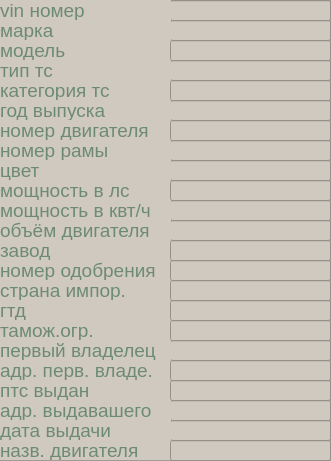
   <widget class="QFrame" name="frame_4">
    <property name="geometry">
     <rect>
      <x>380</x>
      <y>100</y>
      <width>331</width>
      <height>461</height>
     </rect>
    </property>
    <property name="styleSheet">
     <string notr="true">background-color: rgb(208, 201, 192);</string>
    </property>
    <property name="frameShape">
     <enum>QFrame::StyledPanel</enum>
    </property>
    <property name="frameShadow">
     <enum>QFrame::Raised</enum>
    </property>
    <widget class="QLineEdit" name="marka_line">
     <property name="geometry">
      <rect>
       <x>170</x>
       <y>20</y>
       <width>161</width>
       <height>21</height>
      </rect>
     </property>
     <property name="font">
      <font>
       <family>Arial</family>
       <pointsize>14</pointsize>
      </font>
     </property>
     <property name="styleSheet">
      <string notr="true">color: rgb(109, 139, 116);</string>
     </property>
    </widget>
    <widget class="QLineEdit" name="adress_of_issued_by_line">
     <property name="geometry">
      <rect>
       <x>170</x>
       <y>400</y>
       <width>161</width>
       <height>21</height>
      </rect>
     </property>
     <property name="font">
      <font>
       <family>Arial</family>
       <pointsize>14</pointsize>
      </font>
     </property>
     <property name="styleSheet">
      <string notr="true">color: rgb(109, 139, 116);</string>
     </property>
    </widget>
    <widget class="QLineEdit" name="shassi_number_line">
     <property name="geometry">
      <rect>
       <x>170</x>
       <y>140</y>
       <width>161</width>
       <height>21</height>
      </rect>
     </property>
     <property name="font">
      <font>
       <family>Arial</family>
       <pointsize>14</pointsize>
      </font>
     </property>
     <property name="styleSheet">
      <string notr="true">color: rgb(109, 139, 116);</string>
     </property>
    </widget>
    <widget class="QLabel" name="login_lable_22">
     <property name="geometry">
      <rect>
       <x>0</x>
       <y>180</y>
       <width>171</width>
       <height>20</height>
      </rect>
     </property>
     <property name="font">
      <font>
       <family>Arial</family>
       <pointsize>14</pointsize>
      </font>
     </property>
     <property name="styleSheet">
      <string notr="true">color: rgb(109, 139, 116);</string>
     </property>
     <property name="text">
      <string>мощность в лс</string>
     </property>
    </widget>
    <widget class="QLineEdit" name="year_of_isse_line">
     <property name="geometry">
      <rect>
       <x>170</x>
       <y>100</y>
       <width>161</width>
       <height>21</height>
      </rect>
     </property>
     <property name="font">
      <font>
       <family>Arial</family>
       <pointsize>14</pointsize>
      </font>
     </property>
     <property name="styleSheet">
      <string notr="true">color: rgb(109, 139, 116);</string>
     </property>
    </widget>
    <widget class="QLineEdit" name="vin_number_line">
     <property name="geometry">
      <rect>
       <x>170</x>
       <y>0</y>
       <width>161</width>
       <height>21</height>
      </rect>
     </property>
     <property name="font">
      <font>
       <family>Arial</family>
       <pointsize>14</pointsize>
      </font>
     </property>
     <property name="styleSheet">
      <string notr="true">color: rgb(109, 139, 116);</string>
     </property>
    </widget>
    <widget class="QLabel" name="login_lable_18">
     <property name="geometry">
      <rect>
       <x>0</x>
       <y>0</y>
       <width>171</width>
       <height>20</height>
      </rect>
     </property>
     <property name="font">
      <font>
       <family>Arial</family>
       <pointsize>14</pointsize>
      </font>
     </property>
     <property name="styleSheet">
      <string notr="true">color: rgb(109, 139, 116);</string>
     </property>
     <property name="text">
      <string>vin номер</string>
     </property>
    </widget>
    <widget class="QLabel" name="login_lable_32">
     <property name="geometry">
      <rect>
       <x>0</x>
       <y>240</y>
       <width>171</width>
       <height>20</height>
      </rect>
     </property>
     <property name="font">
      <font>
       <family>Arial</family>
       <pointsize>14</pointsize>
      </font>
     </property>
     <property name="styleSheet">
      <string notr="true">color: rgb(109, 139, 116);</string>
     </property>
     <property name="text">
      <string>завод</string>
     </property>
    </widget>
    <widget class="QLabel" name="login_lable_37">
     <property name="geometry">
      <rect>
       <x>0</x>
       <y>260</y>
       <width>171</width>
       <height>20</height>
      </rect>
     </property>
     <property name="font">
      <font>
       <family>Arial</family>
       <pointsize>14</pointsize>
      </font>
     </property>
     <property name="styleSheet">
      <string notr="true">color: rgb(109, 139, 116);</string>
     </property>
     <property name="text">
      <string>номер одобрения</string>
     </property>
    </widget>
    <widget class="QLineEdit" name="engine_size_line">
     <property name="geometry">
      <rect>
       <x>170</x>
       <y>220</y>
       <width>161</width>
       <height>21</height>
      </rect>
     </property>
     <property name="font">
      <font>
       <family>Arial</family>
       <pointsize>14</pointsize>
      </font>
     </property>
     <property name="styleSheet">
      <string notr="true">color: rgb(109, 139, 116);</string>
     </property>
    </widget>
    <widget class="QLabel" name="login_lable_25">
     <property name="geometry">
      <rect>
       <x>0</x>
       <y>40</y>
       <width>171</width>
       <height>20</height>
      </rect>
     </property>
     <property name="font">
      <font>
       <family>Arial</family>
       <pointsize>14</pointsize>
      </font>
     </property>
     <property name="styleSheet">
      <string notr="true">color: rgb(109, 139, 116);</string>
     </property>
     <property name="text">
      <string>модель</string>
     </property>
    </widget>
    <widget class="QLineEdit" name="color_line">
     <property name="geometry">
      <rect>
       <x>170</x>
       <y>160</y>
       <width>161</width>
       <height>21</height>
      </rect>
     </property>
     <property name="font">
      <font>
       <family>Arial</family>
       <pointsize>14</pointsize>
      </font>
     </property>
     <property name="styleSheet">
      <string notr="true">color: rgb(109, 139, 116);</string>
     </property>
    </widget>
    <widget class="QLabel" name="login_lable_35">
     <property name="geometry">
      <rect>
       <x>0</x>
       <y>300</y>
       <width>171</width>
       <height>20</height>
      </rect>
     </property>
     <property name="font">
      <font>
       <family>Arial</family>
       <pointsize>14</pointsize>
      </font>
     </property>
     <property name="styleSheet">
      <string notr="true">color: rgb(109, 139, 116);</string>
     </property>
     <property name="text">
      <string>гтд</string>
     </property>
    </widget>
    <widget class="QLabel" name="login_lable_24">
     <property name="geometry">
      <rect>
       <x>0</x>
       <y>80</y>
       <width>171</width>
       <height>20</height>
      </rect>
     </property>
     <property name="font">
      <font>
       <family>Arial</family>
       <pointsize>14</pointsize>
      </font>
     </property>
     <property name="styleSheet">
      <string notr="true">color: rgb(109, 139, 116);</string>
     </property>
     <property name="text">
      <string>категория тс</string>
     </property>
    </widget>
    <widget class="QLabel" name="login_lable_29">
     <property name="geometry">
      <rect>
       <x>0</x>
       <y>380</y>
       <width>171</width>
       <height>20</height>
      </rect>
     </property>
     <property name="font">
      <font>
       <family>Arial</family>
       <pointsize>14</pointsize>
      </font>
     </property>
     <property name="styleSheet">
      <string notr="true">color: rgb(109, 139, 116);</string>
     </property>
     <property name="text">
      <string>птс выдан</string>
     </property>
    </widget>
    <widget class="QLineEdit" name="approval_number_line">
     <property name="geometry">
      <rect>
       <x>170</x>
       <y>260</y>
       <width>161</width>
       <height>21</height>
      </rect>
     </property>
     <property name="font">
      <font>
       <family>Arial</family>
       <pointsize>14</pointsize>
      </font>
     </property>
     <property name="styleSheet">
      <string notr="true">color: rgb(109, 139, 116);</string>
     </property>
    </widget>
    <widget class="QLineEdit" name="power_horse_line">
     <property name="geometry">
      <rect>
       <x>170</x>
       <y>180</y>
       <width>161</width>
       <height>21</height>
      </rect>
     </property>
     <property name="font">
      <font>
       <family>Arial</family>
       <pointsize>14</pointsize>
      </font>
     </property>
     <property name="styleSheet">
      <string notr="true">color: rgb(109, 139, 116);</string>
     </property>
    </widget>
    <widget class="QLabel" name="login_lable_19">
     <property name="geometry">
      <rect>
       <x>0</x>
       <y>20</y>
       <width>171</width>
       <height>20</height>
      </rect>
     </property>
     <property name="font">
      <font>
       <family>Arial</family>
       <pointsize>14</pointsize>
      </font>
     </property>
     <property name="styleSheet">
      <string notr="true">color: rgb(109, 139, 116);</string>
     </property>
     <property name="text">
      <string>марка</string>
     </property>
    </widget>
    <widget class="QLineEdit" name="car_type_line">
     <property name="geometry">
      <rect>
       <x>170</x>
       <y>60</y>
       <width>161</width>
       <height>21</height>
      </rect>
     </property>
     <property name="font">
      <font>
       <family>Arial</family>
       <pointsize>14</pointsize>
      </font>
     </property>
     <property name="styleSheet">
      <string notr="true">color: rgb(109, 139, 116);</string>
     </property>
    </widget>
    <widget class="QLabel" name="login_lable_40">
     <property name="geometry">
      <rect>
       <x>0</x>
       <y>400</y>
       <width>171</width>
       <height>20</height>
      </rect>
     </property>
     <property name="font">
      <font>
       <family>Arial</family>
       <pointsize>14</pointsize>
      </font>
     </property>
     <property name="styleSheet">
      <string notr="true">color: rgb(109, 139, 116);</string>
     </property>
     <property name="text">
      <string>адр. выдавашего</string>
     </property>
    </widget>
    <widget class="QLabel" name="login_lable_34">
     <property name="geometry">
      <rect>
       <x>0</x>
       <y>320</y>
       <width>171</width>
       <height>20</height>
      </rect>
     </property>
     <property name="font">
      <font>
       <family>Arial</family>
       <pointsize>14</pointsize>
      </font>
     </property>
     <property name="styleSheet">
      <string notr="true">color: rgb(109, 139, 116);</string>
     </property>
     <property name="text">
      <string>тамож.огр.</string>
     </property>
    </widget>
    <widget class="QLineEdit" name="date_of_isse_line">
     <property name="geometry">
      <rect>
       <x>170</x>
       <y>420</y>
       <width>161</width>
       <height>21</height>
      </rect>
     </property>
     <property name="font">
      <font>
       <family>Arial</family>
       <pointsize>14</pointsize>
      </font>
     </property>
     <property name="styleSheet">
      <string notr="true">color: rgb(109, 139, 116);</string>
     </property>
    </widget>
    <widget class="QLabel" name="login_lable_39">
     <property name="geometry">
      <rect>
       <x>0</x>
       <y>420</y>
       <width>171</width>
       <height>20</height>
      </rect>
     </property>
     <property name="font">
      <font>
       <family>Arial</family>
       <pointsize>14</pointsize>
      </font>
     </property>
     <property name="styleSheet">
      <string notr="true">color: rgb(109, 139, 116);</string>
     </property>
     <property name="text">
      <string>дата выдачи</string>
     </property>
    </widget>
    <widget class="QLabel" name="login_lable_20">
     <property name="geometry">
      <rect>
       <x>0</x>
       <y>120</y>
       <width>171</width>
       <height>20</height>
      </rect>
     </property>
     <property name="font">
      <font>
       <family>Arial</family>
       <pointsize>14</pointsize>
      </font>
     </property>
     <property name="styleSheet">
      <string notr="true">color: rgb(109, 139, 116);</string>
     </property>
     <property name="text">
      <string>номер двигателя</string>
     </property>
    </widget>
    <widget class="QLineEdit" name="issued_by_line">
     <property name="geometry">
      <rect>
       <x>170</x>
       <y>380</y>
       <width>161</width>
       <height>21</height>
      </rect>
     </property>
     <property name="font">
      <font>
       <family>Arial</family>
       <pointsize>14</pointsize>
      </font>
     </property>
     <property name="styleSheet">
      <string notr="true">color: rgb(109, 139, 116);</string>
     </property>
    </widget>
    <widget class="QLabel" name="login_lable_31">
     <property name="geometry">
      <rect>
       <x>0</x>
       <y>360</y>
       <width>171</width>
       <height>20</height>
      </rect>
     </property>
     <property name="font">
      <font>
       <family>Arial</family>
       <pointsize>14</pointsize>
      </font>
     </property>
     <property name="styleSheet">
      <string notr="true">color: rgb(109, 139, 116);</string>
     </property>
     <property name="text">
      <string>адр. перв. владе.</string>
     </property>
    </widget>
    <widget class="QLineEdit" name="model_line">
     <property name="geometry">
      <rect>
       <x>170</x>
       <y>40</y>
       <width>161</width>
       <height>21</height>
      </rect>
     </property>
     <property name="font">
      <font>
       <family>Arial</family>
       <pointsize>14</pointsize>
      </font>
     </property>
     <property name="styleSheet">
      <string notr="true">color: rgb(109, 139, 116);</string>
     </property>
    </widget>
    <widget class="QLabel" name="login_lable_36">
     <property name="geometry">
      <rect>
       <x>0</x>
       <y>280</y>
       <width>171</width>
       <height>20</height>
      </rect>
     </property>
     <property name="font">
      <font>
       <family>Arial</family>
       <pointsize>14</pointsize>
      </font>
     </property>
     <property name="styleSheet">
      <string notr="true">color: rgb(109, 139, 116);</string>
     </property>
     <property name="text">
      <string>страна импор.</string>
     </property>
    </widget>
    <widget class="QLabel" name="login_lable_21">
     <property name="geometry">
      <rect>
       <x>0</x>
       <y>100</y>
       <width>171</width>
       <height>20</height>
      </rect>
     </property>
     <property name="font">
      <font>
       <family>Arial</family>
       <pointsize>14</pointsize>
      </font>
     </property>
     <property name="styleSheet">
      <string notr="true">color: rgb(109, 139, 116);</string>
     </property>
     <property name="text">
      <string>год выпуска</string>
     </property>
    </widget>
    <widget class="QLineEdit" name="country_of_import_line">
     <property name="geometry">
      <rect>
       <x>170</x>
       <y>280</y>
       <width>161</width>
       <height>21</height>
      </rect>
     </property>
     <property name="font">
      <font>
       <family>Arial</family>
       <pointsize>14</pointsize>
      </font>
     </property>
     <property name="styleSheet">
      <string notr="true">color: rgb(109, 139, 116);</string>
     </property>
    </widget>
    <widget class="QLabel" name="login_lable_27">
     <property name="geometry">
      <rect>
       <x>0</x>
       <y>140</y>
       <width>171</width>
       <height>20</height>
      </rect>
     </property>
     <property name="font">
      <font>
       <family>Arial</family>
       <pointsize>14</pointsize>
      </font>
     </property>
     <property name="styleSheet">
      <string notr="true">color: rgb(109, 139, 116);</string>
     </property>
     <property name="text">
      <string>номер рамы</string>
     </property>
    </widget>
    <widget class="QLabel" name="login_lable_26">
     <property name="geometry">
      <rect>
       <x>0</x>
       <y>160</y>
       <width>171</width>
       <height>20</height>
      </rect>
     </property>
     <property name="font">
      <font>
       <family>Arial</family>
       <pointsize>14</pointsize>
      </font>
     </property>
     <property name="styleSheet">
      <string notr="true">color: rgb(109, 139, 116);</string>
     </property>
     <property name="text">
      <string>цвет</string>
     </property>
    </widget>
    <widget class="QLineEdit" name="first_owner_line">
     <property name="geometry">
      <rect>
       <x>170</x>
       <y>340</y>
       <width>161</width>
       <height>21</height>
      </rect>
     </property>
     <property name="font">
      <font>
       <family>Arial</family>
       <pointsize>14</pointsize>
      </font>
     </property>
     <property name="styleSheet">
      <string notr="true">color: rgb(109, 139, 116);</string>
     </property>
    </widget>
    <widget class="QLineEdit" name="engine_number_line">
     <property name="geometry">
      <rect>
       <x>170</x>
       <y>120</y>
       <width>161</width>
       <height>21</height>
      </rect>
     </property>
     <property name="font">
      <font>
       <family>Arial</family>
       <pointsize>14</pointsize>
      </font>
     </property>
     <property name="styleSheet">
      <string notr="true">color: rgb(109, 139, 116);</string>
     </property>
    </widget>
    <widget class="QLineEdit" name="poewer_kwt_line">
     <property name="geometry">
      <rect>
       <x>170</x>
       <y>200</y>
       <width>161</width>
       <height>21</height>
      </rect>
     </property>
     <property name="font">
      <font>
       <family>Arial</family>
       <pointsize>14</pointsize>
      </font>
     </property>
     <property name="styleSheet">
      <string notr="true">color: rgb(109, 139, 116);</string>
     </property>
    </widget>
    <widget class="QLineEdit" name="restrictions_line">
     <property name="geometry">
      <rect>
       <x>170</x>
       <y>320</y>
       <width>161</width>
       <height>21</height>
      </rect>
     </property>
     <property name="font">
      <font>
       <family>Arial</family>
       <pointsize>14</pointsize>
      </font>
     </property>
     <property name="styleSheet">
      <string notr="true">color: rgb(109, 139, 116);</string>
     </property>
    </widget>
    <widget class="QLineEdit" name="adsress_of_first_owner_line">
     <property name="geometry">
      <rect>
       <x>170</x>
       <y>360</y>
       <width>161</width>
       <height>21</height>
      </rect>
     </property>
     <property name="font">
      <font>
       <family>Arial</family>
       <pointsize>14</pointsize>
      </font>
     </property>
     <property name="styleSheet">
      <string notr="true">color: rgb(109, 139, 116);</string>
     </property>
    </widget>
    <widget class="QLineEdit" name="category_line">
     <property name="geometry">
      <rect>
       <x>170</x>
       <y>80</y>
       <width>161</width>
       <height>21</height>
      </rect>
     </property>
     <property name="font">
      <font>
       <family>Arial</family>
       <pointsize>14</pointsize>
      </font>
     </property>
     <property name="styleSheet">
      <string notr="true">color: rgb(109, 139, 116);</string>
     </property>
    </widget>
    <widget class="QLabel" name="login_lable_30">
     <property name="geometry">
      <rect>
       <x>0</x>
       <y>220</y>
       <width>171</width>
       <height>20</height>
      </rect>
     </property>
     <property name="font">
      <font>
       <family>Arial</family>
       <pointsize>14</pointsize>
      </font>
     </property>
     <property name="styleSheet">
      <string notr="true">color: rgb(109, 139, 116);</string>
     </property>
     <property name="text">
      <string>объём двигателя</string>
     </property>
    </widget>
    <widget class="QLineEdit" name="zavod_line">
     <property name="geometry">
      <rect>
       <x>170</x>
       <y>240</y>
       <width>161</width>
       <height>21</height>
      </rect>
     </property>
     <property name="font">
      <font>
       <family>Arial</family>
       <pointsize>14</pointsize>
      </font>
     </property>
     <property name="styleSheet">
      <string notr="true">color: rgb(109, 139, 116);</string>
     </property>
    </widget>
    <widget class="QLabel" name="login_lable_33">
     <property name="geometry">
      <rect>
       <x>0</x>
       <y>340</y>
       <width>171</width>
       <height>20</height>
      </rect>
     </property>
     <property name="font">
      <font>
       <family>Arial</family>
       <pointsize>14</pointsize>
      </font>
     </property>
     <property name="styleSheet">
      <string notr="true">color: rgb(109, 139, 116);</string>
     </property>
     <property name="text">
      <string>первый владелец</string>
     </property>
    </widget>
    <widget class="QLabel" name="login_lable_38">
     <property name="geometry">
      <rect>
       <x>0</x>
       <y>200</y>
       <width>171</width>
       <height>20</height>
      </rect>
     </property>
     <property name="font">
      <font>
       <family>Arial</family>
       <pointsize>14</pointsize>
      </font>
     </property>
     <property name="styleSheet">
      <string notr="true">color: rgb(109, 139, 116);</string>
     </property>
     <property name="text">
      <string>мощность в квт/ч</string>
     </property>
    </widget>
    <widget class="QLineEdit" name="gtd_line">
     <property name="geometry">
      <rect>
       <x>170</x>
       <y>300</y>
       <width>161</width>
       <height>21</height>
      </rect>
     </property>
     <property name="font">
      <font>
       <family>Arial</family>
       <pointsize>14</pointsize>
      </font>
     </property>
     <property name="styleSheet">
      <string notr="true">color: rgb(109, 139, 116);</string>
     </property>
    </widget>
    <widget class="QLabel" name="login_lable_23">
     <property name="geometry">
      <rect>
       <x>0</x>
       <y>60</y>
       <width>171</width>
       <height>20</height>
      </rect>
     </property>
     <property name="font">
      <font>
       <family>Arial</family>
       <pointsize>14</pointsize>
      </font>
     </property>
     <property name="styleSheet">
      <string notr="true">color: rgb(109, 139, 116);</string>
     </property>
     <property name="text">
      <string>тип тс</string>
     </property>
    </widget>
    <widget class="QLabel" name="login_lable_42">
     <property name="geometry">
      <rect>
       <x>0</x>
       <y>440</y>
       <width>171</width>
       <height>20</height>
      </rect>
     </property>
     <property name="font">
      <font>
       <family>Arial</family>
       <pointsize>14</pointsize>
      </font>
     </property>
     <property name="styleSheet">
      <string notr="true">color: rgb(109, 139, 116);</string>
     </property>
     <property name="text">
      <string>назв. двигателя</string>
     </property>
    </widget>
    <widget class="QLineEdit" name="engine_name_line">
     <property name="geometry">
      <rect>
       <x>170</x>
       <y>440</y>
       <width>161</width>
       <height>21</height>
      </rect>
     </property>
     <property name="font">
      <font>
       <family>Arial</family>
       <pointsize>14</pointsize>
      </font>
     </property>
     <property name="styleSheet">
      <string notr="true">color: rgb(109, 139, 116);</string>
     </property>
    </widget>
   </widget>
